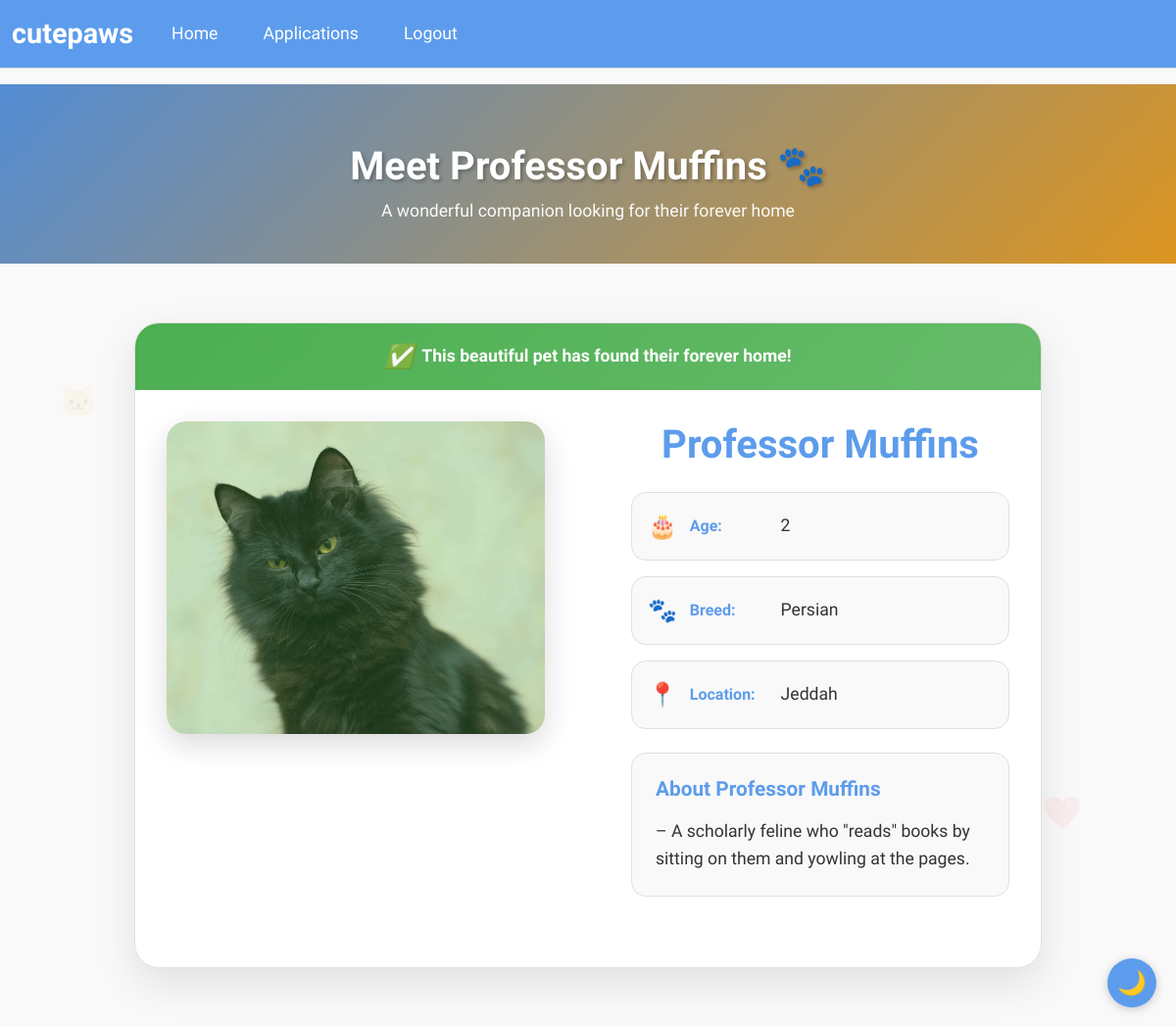
The page /pet/24 (signed in) on the database its author committed.
### wepsite/models.py (models this page shows)
class Pet(db.Model):
    id             = db.Column(db.Integer, primary_key=True)
    name           = db.Column(db.String(100))
    age            = db.Column(db.Integer)
    breed          = db.Column(db.String(100))
    description    = db.Column(db.Text)
    city           = db.Column(db.String(100))  # Changed from location to city
    image_filename = db.Column(db.String(200))
    is_adopted     = db.Column(db.Boolean, default=False)
    is_deleted = db.Column(db.Boolean, default=False)
    adoption_date = db.Column(db.DateTime)
    posted_by      = db.Column(db.Integer, db.ForeignKey('user.id'))
    poster = db.relationship('User', foreign_keys=[posted_by])
    created_at = db.Column(db.DateTime(timezone=True), default=lambda: datetime.now(timezone.utc))
    updated_at = db.Column(db.DateTime(timezone=True), default=lambda: datetime.now(timezone.utc), onupdate=lambda: datetime.now(timezone.utc))
    applications = db.relationship(
        'AdoptionApplication',
        backref="pet",
        lazy=True,
        cascade="all, delete-orphan"
    )

### wepsite/views.py (the view)
@views.route('/pet/<int:pet_id>')
@login_required
def pet_detail(pet_id):
    pet = Pet.query.get_or_404(pet_id)
    city_map = {
    "1": "Riyadh",
    "2": "Jeddah",
    "3": "Mecca",
    "4": "Medina",
    "5": "Dammam",
    "6": "Khobar",
    "7": "Dhahran",
    "8": "Tabuk",
    "9": "Abha",
    "10": "Khamis Mushait",
    "11": "Hail",
    "12": "Buraidah",
    "13": "Najran",
    "14": "Al Bahah",
    "15": "Sakakah",
    "16": "Arar",
    "17": "Jazan",
    "18": "Yanbu",
    "19": "Taif",
    "20": "Al Hofuf",
    "21": "Al Mubarraz",
    "22": "Al Qatif",
    "23": "Al Khafji",
    "24": "Al Jubail",
    "25": "Al Wajh",
    "26": "Rabigh",
    "27": "Bisha",
    "28": "Al Qurayyat",
    "29": "Sharurah",
    "30": "Turaif",
    "31": "Rafha",
    "32": "Al Ula",
    "33": "Samtah",
    "34": "Dawadmi",
    "35": "Mahd adh Dhahab",
    "36": "Wadi ad-Dawasir",
    "37": "Al Lith",
    "38": "Hotat Bani Tamim",
    "39": "Al Bukayriyah",
    "40": "Al Kharj"
}
    city_name = city_map.get(str(pet.city), 'Unknwon')
    return render_template('pet_detail.html', user=current_user, pet=pet, city_name=city_name)

### wepsite/templates/pet_detail.html (shortened to what this page needs)
{% extends "base.html" %}
{% block extra_css %}
<link rel="stylesheet" href="{{ url_for('static', filename='css/pet_detail.css') }}">
{% endblock %}
{% block content %}
<section class="pet-detail-hero">
    <div class="container">
        <div class="row justify-content-center">
            <div class="col-lg-8">
                <div class="hero-content">
                    <h1 class="hero-title">Meet {{ pet.name }} 🐾</h1>
                    <p class="hero-subtitle">A wonderful companion looking for their forever home</p>
                </div>
            </div>
        </div>
    </div>
</section>
<section class="main-section">
    <div class="container">
        <div class="floating-element">🐱</div>
        <div class="floating-element">❤️</div>
        <div class="floating-element">🏠</div>
        <div class="row justify-content-center">
            <div class="col-lg-10">
                <div class="pet-detail-container">
                    {% if pet.is_adopted %}
                        <div class="adopted-banner">
                            <i class="adopted-icon">✅</i>
                            <span class="adopted-text">This beautiful pet has found their forever home!</span>
                        </div>
                    {% endif %}
                    <div class="row">
                        <div class="col-md-6">
                            <div class="pet-image-section">
                                <div class="image-container">
                                    {% if pet.is_adopted %}
                                        <div class="adopted-overlay"></div>
                                    {% endif %}
                                    <img src="{{ url_for('static', filename='uploads/' + pet.image_filename) }}"
                                         class="pet-image"
                                         alt="{{ pet.name }}">
                                </div>
                            </div>
                        </div>
                        <div class="col-md-6">
                            <div class="pet-info-section">
                                <h1 class="pet-name">{{ pet.name }}</h1>
                                <div class="pet-details">
                                    <div class="detail-item">
                                        <span class="detail-icon">🎂</span>
                                        <span class="detail-label">Age:</span>
                                        <span class="detail-value">{{ pet.age }}</span>
                                    </div>
                                    <div class="detail-item">
                                        <span class="detail-icon">🐾</span>
                                        <span class="detail-label">Breed:</span>
                                        <span class="detail-value">{{ pet.breed }}</span>
                                    </div>
                                    <div class="detail-item">
                                        <span class="detail-icon">📍</span>
                                        <span class="detail-label">Location:</span>
                                        <span class="detail-value">{{ city_name }}</span>
                                    </div>
                                </div>
                                <div class="pet-description">
                                    <h3 class="description-title">About {{ pet.name }}</h3>
                                    <p class="description-text">{{ pet.description }}</p>
                                </div>
                            </div>
                        </div>
                    </div>
                </div>
            </div>
        </div>
    </div>
</section>
{% endblock %}

### wepsite/static/css/pet_detail.css (style rules this page uses)
.pet-detail-hero { background: linear-gradient(135deg, var(--color-primary) 0%, var(--color-secondary) 100%); padding: 60px 0 40px; position: relative; overflow: hidden; }
.pet-detail-hero::before { content: ''; position: absolute; top: 0; left: 0; right: 0; bottom: 0; background: rgba(0, 0, 0, 0.1); z-index: 1; }
.hero-content { position: relative; z-index: 2; color: white; text-align: center; }
.hero-title { font-size: 2.5rem; font-weight: bold; margin-bottom: 0.5rem; text-shadow: 2px 2px 4px rgba(0, 0, 0, 0.3); }
.hero-subtitle { font-size: 1.1rem; font-family: 'Playwrite AU NSW', cursive; opacity: 0.95; margin-bottom: 0; }
.main-section { padding: 60px 0; background-color: var(--color-background); min-height: 70vh; position: relative; }
.floating-element { position: absolute; font-size: 2rem; opacity: 0.06; animation: float 8s ease-in-out infinite; user-select: none; pointer-events: none; }
.floating-element:nth-child(1) { top: 15%; left: 5%; animation-delay: 0s; }
.floating-element:nth-child(2) { bottom: 25%; right: 8%; animation-delay: 3s; }
.floating-element:nth-child(3) { top: 60%; left: 12%; animation-delay: 6s; }
.pet-detail-container { background-color: var(--color-surface); border-radius: 25px; box-shadow: 0 15px 40px rgba(0, 0, 0, 0.1); border: 1px solid var(--color-border); overflow: hidden; transition: transform 0.3s ease; position: relative; }
.adopted-banner { background: linear-gradient(135deg, #4caf50 0%, #66bb6a 100%); color: white; padding: 1rem 2rem; text-align: center; font-weight: 600; display: flex; align-items: center; justify-content: center; gap: 0.5rem; }
.adopted-icon { font-size: 1.5rem; }
.adopted-text { font-size: 1.1rem; }
.pet-image-section { padding: 2rem; }
.image-container { position: relative; border-radius: 20px; overflow: hidden; box-shadow: 0 10px 30px rgba(0, 0, 0, 0.15); transition: transform 0.3s ease; }
.pet-image { width: 100%; height: auto; min-height: 300px; object-fit: cover; display: block; }
.adopted-overlay { position: absolute; top: 0; left: 0; width: 100%; height: 100%; background-color: rgba(76, 175, 80, 0.3); z-index: 1; }
.pet-info-section { padding: 2rem; display: flex; flex-direction: column; gap: 1.5rem; }
.pet-name { font-size: 2.5rem; font-weight: bold; color: var(--color-primary); margin: 0; text-align: center; }
.pet-details { display: flex; flex-direction: column; gap: 1rem; }
.detail-item { display: flex; align-items: center; gap: 0.8rem; padding: 1rem; background-color: var(--color-background); border-radius: 15px; border: 1px solid var(--color-border); transition: transform 0.3s ease; }
.detail-icon { font-size: 1.5rem; min-width: 30px; }
.detail-label { font-weight: 600; color: var(--color-primary); min-width: 80px; }
.detail-value { color: var(--color-text); font-size: 1.1rem; }
.pet-description { background-color: var(--color-background); padding: 1.5rem; border-radius: 15px; border: 1px solid var(--color-border); }
.description-title { color: var(--color-primary); font-size: 1.3rem; font-weight: 600; margin-bottom: 1rem; }
.description-text { color: var(--color-text); line-height: 1.6; margin: 0; font-size: 1.1rem; }
@media (min-width: 1200px) { .pet-detail-container { max-width: 1200px; margin: 0 auto; } }

### wepsite/templates/base.html (style rules this page uses)
:root { --color-primary: #5d9cec; --color-primary-dark: #3a7bc8; --color-secondary: #f5a623; --color-secondary-dark: #e08c0c; --color-background: #f9f9f9; --color-surface: #ffffff; --color-text: #333333; --color-text-light: #666666; --color-success: #27ae60; --color-error: #e74c3c; --color-border: #e0e0e0; --color-primary-darkmode: #6bb9f0; --color-secondary-darkmode: #ffb347; --color-background-darkmode: #1a1a1a; --color-surface-darkmode: #2d2d2d; --color-text-darkmode: #f5f5f5; --color-text-light-darkmode: #cccccc; --color-border-darkmode: #444444; }
* { box-sizing: border-box; }
html { scroll-behavior: smooth; }
body { background-color: var(--color-background); font-family: 'Signika Negative', sans-serif; color: var(--color-text); margin: 0; padding: 0; min-height: 100vh; transition: background-color 0.3s, color 0.3s; }

### rows shown on the page
Pet: name "Professor Muffins", image_filename (picture), age "2", breed "Persian", description "– A scholarly feline who \"reads\" books by sitting on them and yowling at the pages."

### other values the page prints
{{ city_name }} "Jeddah"
